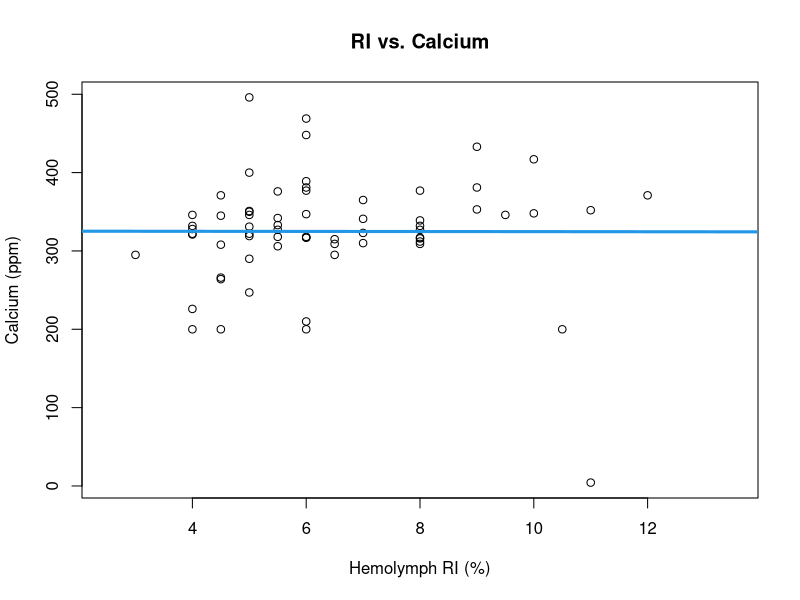
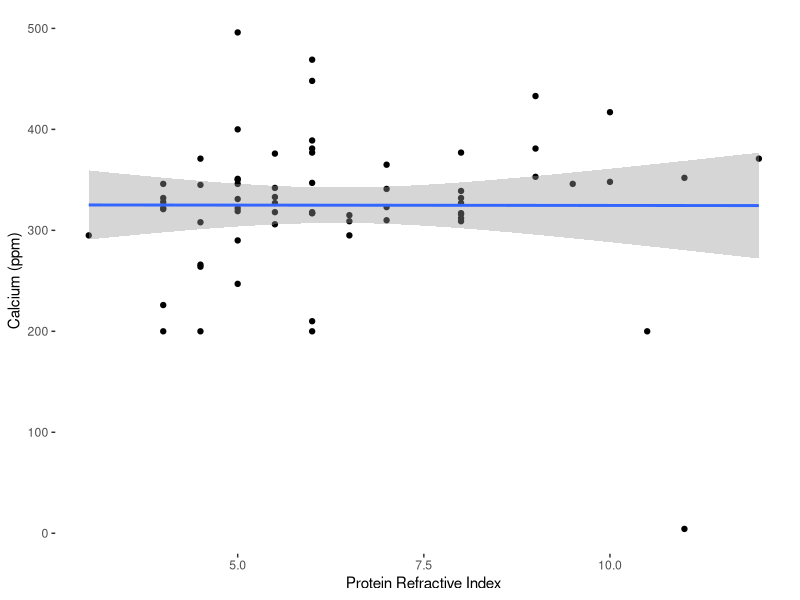
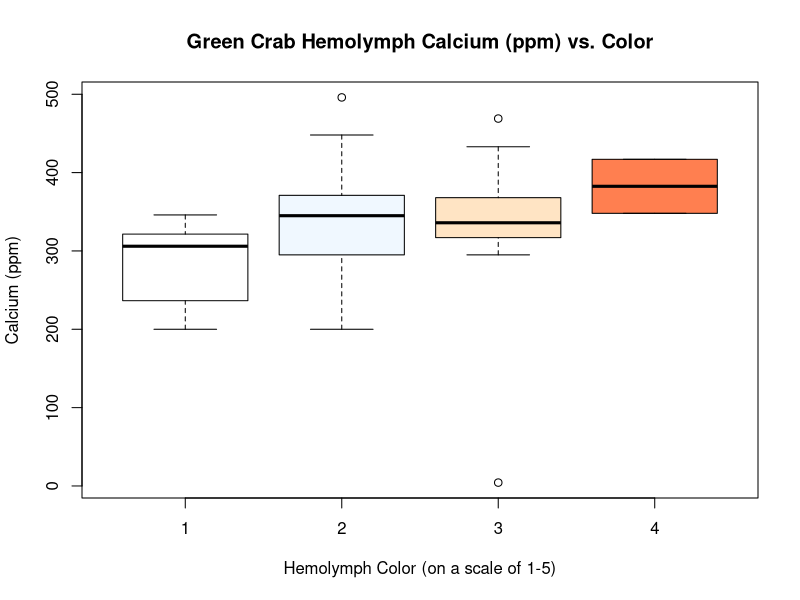
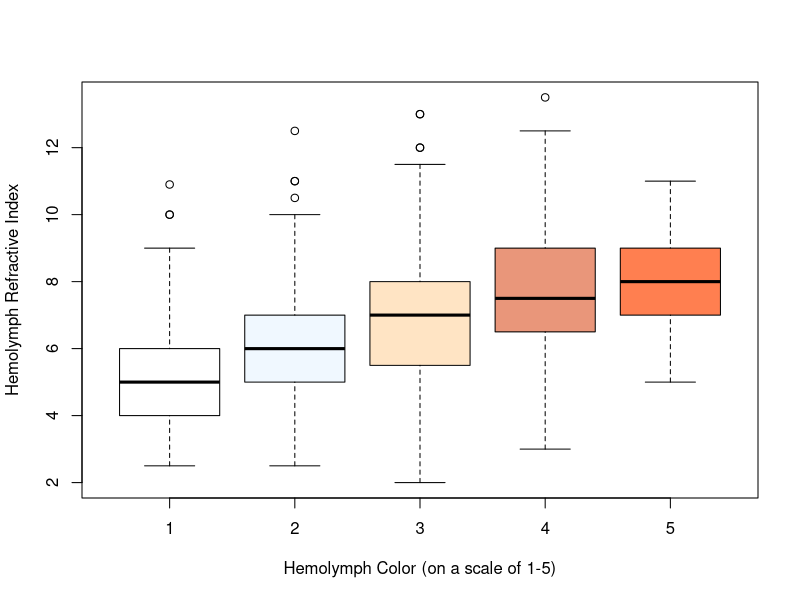

The R source for these figures, in order:
## ---- chunk 1

# read in relevant documents for this data
# preliminary data used for calcium etc.
gc_dat <- read.csv("../data/prelim_gc_data.csv")

# updated with full data set 2023-01-06

gc_dat_fin <- read.csv("../data/Condo_Data_Raw_CML_WEL_1_6_23.csv")

gc_dat_fin$hemo_col <- factor(gc_dat_fin$hemo_col,
                           levels = c('1', '2', '3', '4', '5'))

gc_dat_fin$hemo_col <- as.factor(gc_dat_fin$hemo_col)

gc_dat_fin$hemo_ri <- as.numeric(gc_dat_fin$hemo_ri)

# data reclassification to avoid errors later

# libraries for data visualization
library(ggplot2)
library(dplyr)
library(gridExtra)
library(MASS)

## ---- chunk 2

plot(Ca ~ RI, data = gc_dat, main = "RI vs. Calcium",
      xlab = "Hemolymph RI (%)", ylab = "Calcium (ppm)")
abline(lm (Ca ~ RI, data = gc_dat), col = 4, lwd = 3)

# correlation plot to look at RI vs. Calcium
# doesn't appear to be a trend

## ---- chunk 3

gc_dat %>% 
        # pipes molt data into ggplot
  ggplot(aes(x = RI, y = Ca)) + 
        # populates plot with hemo ri and ca info
    geom_point() + geom_smooth(method=lm) + 
        # specifies type of plot -- linear model with 95 percent confidence
        xlab("Protein Refractive Index") + 
        ylab ("Calcium (ppm)")  +
        # renames x and y labels and title
      xlim(3, 12) + 
        # specifies x axis between 3 and 12 for more clear visualization
      theme(panel.grid.major = element_blank(),
              panel.grid.minor = element_blank(), 
              panel.background = element_blank())

## ---- chunk 4

ca_ri_mod <- lm(Ca ~ RI, data = gc_dat)
nobs(ca_ri_mod) # tells that there are 127 observations used in this model
summary(ca_ri_mod)
anova(ca_ri_mod) # standard anova
car::Anova(ca_ri_mod, type = 3) # type 3 anova for significance testing

# taken from all during molt cycle, leading to lots of variation
# pointing to trend; small r^2 due to assessing crabs at different times of
# molt cycle
## ---- chunk 5

boxplot(Ca ~ Color, data = gc_dat, 
      main = "Green Crab Hemolymph Calcium (ppm) vs. Color",
      xlab = "Hemolymph Color (on a scale of 1-5)",
      ylab = "Calcium (ppm)",
      col= c('white', 'aliceblue', 'bisque', 'coral'))

# appears that calcium increases as hemolymph color darkens
## ---- chunk 6

boxplot(hemo_ri ~ hemo_col, data = gc_dat_fin,
      xlab = "Hemolymph Color (on a scale of 1-5)",
      ylab = "Hemolymph Refractive Index",
      col= c('white', 'aliceblue', 'bisque', 'darksalmon','coral'),
      subset = condo_id == "WL")
## ---- chunk 7

ri_col_mod = lm(Color ~ RI + Ca + RI:Ca, data = gc_dat)
# model for analyzing the effect of ri and ca on color, as well as the
# interaction between the two

summary(ri_col_mod)
anova(ri_col_mod)
car::Anova(ri_col_mod, type = 3)

car::Anova(lm(Color ~ Ca, data = gc_dat), type = 3)
car::Anova(lm(Color ~ RI, data = gc_dat), type = 3)
# interaction model to assess whether or not hemolymph color is altered by
# the interaction between RI and Ca
## ---- chunk 8

fcol_fin <- factor(gc_dat_fin$hemo_col)
# color is on a scale of 1-5; appears as "numeric"; categorical factor

ri_col_aov_fin <- aov (hemo_ri ~ fcol_fin, data=gc_dat_fin)
summary(ri_col_aov_fin)
# type 1 aov used for Tukey test
# tests between categories: is 1 dif. than 2, etc.

TukeyHSD(ri_col_aov_fin, conf.level = 0.95) 
## ---- chunk 9

wl_col_aov_fin <- aov (hemo_ri ~ hemo_col, data=gc_dat_fin, 
                       subset = condo_id == "WL")
summary(wl_col_aov_fin)
# type 1 aov used for Tukey test
# tests between categories: is 1 dif. than 2, etc.

TukeyHSD(wl_col_aov_fin, conf.level = 0.95) 

## ---- chunk 10

fcol <- factor(gc_dat$Color)
# color is on a scale of 1-5; appears as "numeric"; categorical factor

ri_ca_aov <- aov (Ca ~ fcol, data=gc_dat)
summary(ri_ca_aov)
# type 1 aov used for Tukey test
# tests between categories: is 1 dif. than 2, etc.

TukeyHSD(ri_ca_aov, conf.level = 0.95) 
# run tukey model
# 2-1, 3-1, 4-1 are significantly different; other categories are the same
